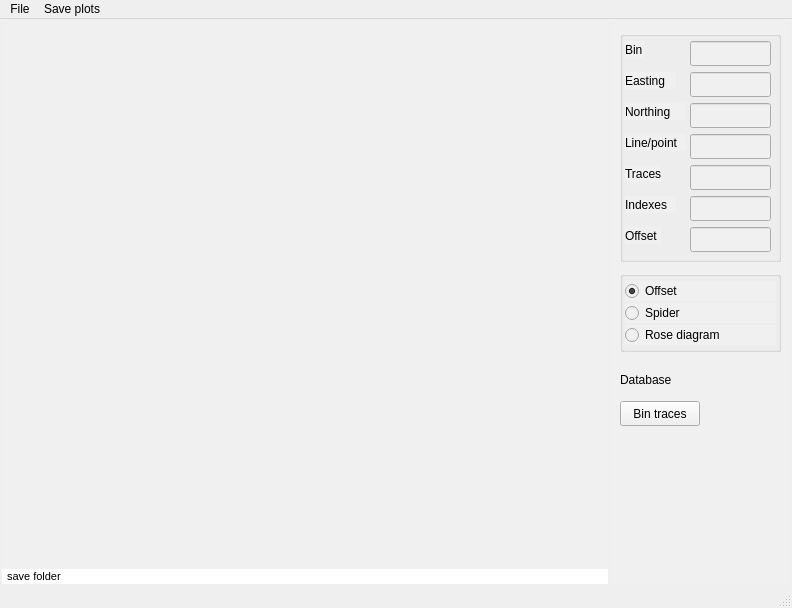
<?xml version="1.0" encoding="UTF-8"?>
<ui version="4.0">
 <class>VpMain</class>
 <widget class="QMainWindow" name="VpMain">
  <property name="geometry">
   <rect>
    <x>0</x>
    <y>0</y>
    <width>792</width>
    <height>608</height>
   </rect>
  </property>
  <property name="sizePolicy">
   <sizepolicy hsizetype="Expanding" vsizetype="Expanding">
    <horstretch>0</horstretch>
    <verstretch>0</verstretch>
   </sizepolicy>
  </property>
  <property name="font">
   <font>
    <pointsize>9</pointsize>
    <italic>false</italic>
   </font>
  </property>
  <property name="windowTitle">
   <string>Seisbins</string>
  </property>
  <widget class="QWidget" name="centralwidget">
   <property name="sizePolicy">
    <sizepolicy hsizetype="Expanding" vsizetype="Expanding">
     <horstretch>0</horstretch>
     <verstretch>0</verstretch>
    </sizepolicy>
   </property>
   <layout class="QHBoxLayout" name="MainLayout">
    <property name="spacing">
     <number>2</number>
    </property>
    <property name="leftMargin">
     <number>2</number>
    </property>
    <property name="topMargin">
     <number>2</number>
    </property>
    <property name="rightMargin">
     <number>2</number>
    </property>
    <property name="bottomMargin">
     <number>2</number>
    </property>
    <item>
     <widget class="QFrame" name="PlotFrame">
      <property name="sizePolicy">
       <sizepolicy hsizetype="Preferred" vsizetype="Preferred">
        <horstretch>0</horstretch>
        <verstretch>1</verstretch>
       </sizepolicy>
      </property>
      <property name="minimumSize">
       <size>
        <width>420</width>
        <height>0</height>
       </size>
      </property>
      <property name="styleSheet">
       <string notr="true">background-color:#F0F0F0</string>
      </property>
      <property name="frameShape">
       <enum>QFrame::NoFrame</enum>
      </property>
      <property name="frameShadow">
       <enum>QFrame::Plain</enum>
      </property>
      <property name="lineWidth">
       <number>1</number>
      </property>
      <property name="midLineWidth">
       <number>0</number>
      </property>
      <layout class="QVBoxLayout" name="LeftLayout" stretch="0,1">
       <property name="spacing">
        <number>0</number>
       </property>
       <property name="leftMargin">
        <number>0</number>
       </property>
       <property name="topMargin">
        <number>0</number>
       </property>
       <property name="rightMargin">
        <number>0</number>
       </property>
       <property name="bottomMargin">
        <number>0</number>
       </property>
       <item>
        <widget class="QStackedWidget" name="StackedPlots">
         <property name="sizePolicy">
          <sizepolicy hsizetype="Expanding" vsizetype="Expanding">
           <horstretch>0</horstretch>
           <verstretch>1</verstretch>
          </sizepolicy>
         </property>
         <widget class="QWidget" name="page_1">
          <layout class="QVBoxLayout" name="PageLayout_01">
           <property name="spacing">
            <number>0</number>
           </property>
           <property name="leftMargin">
            <number>0</number>
           </property>
           <property name="topMargin">
            <number>0</number>
           </property>
           <property name="rightMargin">
            <number>0</number>
           </property>
           <property name="bottomMargin">
            <number>0</number>
           </property>
           <item>
            <layout class="QFormLayout" name="FormLayout_01">
             <property name="horizontalSpacing">
              <number>0</number>
             </property>
             <property name="verticalSpacing">
              <number>0</number>
             </property>
            </layout>
           </item>
          </layout>
         </widget>
         <widget class="QWidget" name="page_2">
          <layout class="QVBoxLayout" name="PageLayout_02">
           <property name="spacing">
            <number>0</number>
           </property>
           <property name="leftMargin">
            <number>0</number>
           </property>
           <property name="topMargin">
            <number>0</number>
           </property>
           <property name="rightMargin">
            <number>0</number>
           </property>
           <property name="bottomMargin">
            <number>0</number>
           </property>
           <item>
            <layout class="QFormLayout" name="FormLayout_02">
             <property name="horizontalSpacing">
              <number>0</number>
             </property>
             <property name="verticalSpacing">
              <number>0</number>
             </property>
            </layout>
           </item>
          </layout>
         </widget>
         <widget class="QWidget" name="page_3">
          <layout class="QVBoxLayout" name="PageLayout_03">
           <property name="spacing">
            <number>0</number>
           </property>
           <property name="leftMargin">
            <number>0</number>
           </property>
           <property name="topMargin">
            <number>0</number>
           </property>
           <property name="rightMargin">
            <number>0</number>
           </property>
           <property name="bottomMargin">
            <number>0</number>
           </property>
           <item>
            <layout class="QFormLayout" name="FormLayout_03">
             <property name="horizontalSpacing">
              <number>0</number>
             </property>
             <property name="verticalSpacing">
              <number>0</number>
             </property>
            </layout>
           </item>
          </layout>
         </widget>
        </widget>
       </item>
       <item>
        <widget class="QLabel" name="SaveFolderLabel">
         <property name="sizePolicy">
          <sizepolicy hsizetype="Preferred" vsizetype="Preferred">
           <horstretch>0</horstretch>
           <verstretch>0</verstretch>
          </sizepolicy>
         </property>
         <property name="maximumSize">
          <size>
           <width>16777215</width>
           <height>15</height>
          </size>
         </property>
         <property name="baseSize">
          <size>
           <width>0</width>
           <height>0</height>
          </size>
         </property>
         <property name="font">
          <font>
           <pointsize>8</pointsize>
          </font>
         </property>
         <property name="styleSheet">
          <string notr="true">background-color: white</string>
         </property>
         <property name="text">
          <string>save folder</string>
         </property>
         <property name="wordWrap">
          <bool>true</bool>
         </property>
         <property name="indent">
          <number>5</number>
         </property>
        </widget>
       </item>
      </layout>
     </widget>
    </item>
    <item>
     <widget class="QFrame" name="ControlFrame">
      <property name="sizePolicy">
       <sizepolicy hsizetype="Preferred" vsizetype="Expanding">
        <horstretch>0</horstretch>
        <verstretch>0</verstretch>
       </sizepolicy>
      </property>
      <property name="minimumSize">
       <size>
        <width>180</width>
        <height>430</height>
       </size>
      </property>
      <property name="styleSheet">
       <string notr="true">background-color: #F0F0F0</string>
      </property>
      <property name="frameShape">
       <enum>QFrame::NoFrame</enum>
      </property>
      <property name="frameShadow">
       <enum>QFrame::Plain</enum>
      </property>
      <property name="lineWidth">
       <number>1</number>
      </property>
      <property name="midLineWidth">
       <number>0</number>
      </property>
      <widget class="QGroupBox" name="PlotTypeBox">
       <property name="geometry">
        <rect>
         <x>10</x>
         <y>250</y>
         <width>161</width>
         <height>81</height>
        </rect>
       </property>
       <property name="title">
        <string/>
       </property>
       <layout class="QVBoxLayout" name="PlotTypeLayout">
        <property name="spacing">
         <number>0</number>
        </property>
        <property name="leftMargin">
         <number>2</number>
        </property>
        <property name="topMargin">
         <number>2</number>
        </property>
        <property name="rightMargin">
         <number>2</number>
        </property>
        <property name="bottomMargin">
         <number>2</number>
        </property>
        <item>
         <widget class="QRadioButton" name="RB_Type_01">
          <property name="text">
           <string>Offset</string>
          </property>
          <property name="checked">
           <bool>true</bool>
          </property>
         </widget>
        </item>
        <item>
         <widget class="QRadioButton" name="RB_Type_02">
          <property name="text">
           <string>Spider</string>
          </property>
         </widget>
        </item>
        <item>
         <widget class="QRadioButton" name="RB_Type_03">
          <property name="text">
           <string>Rose diagram</string>
          </property>
         </widget>
        </item>
       </layout>
      </widget>
      <widget class="QLabel" name="DbLabel">
       <property name="geometry">
        <rect>
         <x>10</x>
         <y>350</y>
         <width>151</width>
         <height>17</height>
        </rect>
       </property>
       <property name="text">
        <string>Database</string>
       </property>
       <property name="wordWrap">
        <bool>true</bool>
       </property>
      </widget>
      <widget class="QPushButton" name="BinButton">
       <property name="geometry">
        <rect>
         <x>10</x>
         <y>380</y>
         <width>80</width>
         <height>25</height>
        </rect>
       </property>
       <property name="text">
        <string>Bin traces</string>
       </property>
      </widget>
      <widget class="QGroupBox" name="EditBox">
       <property name="geometry">
        <rect>
         <x>10</x>
         <y>10</y>
         <width>161</width>
         <height>231</height>
        </rect>
       </property>
       <property name="title">
        <string/>
       </property>
       <widget class="QLineEdit" name="LineEdit_06">
        <property name="geometry">
         <rect>
          <x>70</x>
          <y>165</y>
          <width>81</width>
          <height>25</height>
         </rect>
        </property>
       </widget>
       <widget class="QLineEdit" name="LineEdit_05">
        <property name="geometry">
         <rect>
          <x>70</x>
          <y>134</y>
          <width>81</width>
          <height>25</height>
         </rect>
        </property>
        <property name="readOnly">
         <bool>true</bool>
        </property>
       </widget>
       <widget class="QLabel" name="Label_02">
        <property name="geometry">
         <rect>
          <x>5</x>
          <y>41</y>
          <width>51</width>
          <height>17</height>
         </rect>
        </property>
        <property name="text">
         <string>Easting</string>
        </property>
       </widget>
       <widget class="QLabel" name="Label_04">
        <property name="geometry">
         <rect>
          <x>5</x>
          <y>103</y>
          <width>61</width>
          <height>17</height>
         </rect>
        </property>
        <property name="text">
         <string>Line/point</string>
        </property>
       </widget>
       <widget class="QLineEdit" name="LineEdit_03">
        <property name="geometry">
         <rect>
          <x>70</x>
          <y>72</y>
          <width>81</width>
          <height>25</height>
         </rect>
        </property>
        <property name="readOnly">
         <bool>true</bool>
        </property>
       </widget>
       <widget class="QLabel" name="Label_03">
        <property name="geometry">
         <rect>
          <x>5</x>
          <y>72</y>
          <width>61</width>
          <height>17</height>
         </rect>
        </property>
        <property name="text">
         <string>Northing</string>
        </property>
       </widget>
       <widget class="QLineEdit" name="LineEdit_07">
        <property name="geometry">
         <rect>
          <x>70</x>
          <y>196</y>
          <width>81</width>
          <height>25</height>
         </rect>
        </property>
       </widget>
       <widget class="QLineEdit" name="LineEdit_02">
        <property name="geometry">
         <rect>
          <x>70</x>
          <y>41</y>
          <width>81</width>
          <height>25</height>
         </rect>
        </property>
        <property name="readOnly">
         <bool>true</bool>
        </property>
       </widget>
       <widget class="QLabel" name="Label_05">
        <property name="geometry">
         <rect>
          <x>5</x>
          <y>134</y>
          <width>36</width>
          <height>17</height>
         </rect>
        </property>
        <property name="text">
         <string>Traces</string>
        </property>
       </widget>
       <widget class="QLabel" name="Label_07">
        <property name="geometry">
         <rect>
          <x>5</x>
          <y>196</y>
          <width>36</width>
          <height>17</height>
         </rect>
        </property>
        <property name="text">
         <string>Offset</string>
        </property>
       </widget>
       <widget class="QLabel" name="Label_06">
        <property name="geometry">
         <rect>
          <x>5</x>
          <y>165</y>
          <width>51</width>
          <height>17</height>
         </rect>
        </property>
        <property name="text">
         <string>Indexes</string>
        </property>
       </widget>
       <widget class="QLabel" name="Label_01">
        <property name="geometry">
         <rect>
          <x>5</x>
          <y>10</y>
          <width>19</width>
          <height>17</height>
         </rect>
        </property>
        <property name="text">
         <string>Bin</string>
        </property>
       </widget>
       <widget class="QLineEdit" name="LineEdit_04">
        <property name="geometry">
         <rect>
          <x>70</x>
          <y>103</y>
          <width>81</width>
          <height>25</height>
         </rect>
        </property>
        <property name="readOnly">
         <bool>true</bool>
        </property>
       </widget>
       <widget class="QLineEdit" name="LineEdit_01">
        <property name="geometry">
         <rect>
          <x>70</x>
          <y>10</y>
          <width>81</width>
          <height>25</height>
         </rect>
        </property>
        <property name="readOnly">
         <bool>false</bool>
        </property>
       </widget>
      </widget>
     </widget>
    </item>
   </layout>
  </widget>
  <widget class="QMenuBar" name="menubar">
   <property name="geometry">
    <rect>
     <x>0</x>
     <y>0</y>
     <width>792</width>
     <height>22</height>
    </rect>
   </property>
   <widget class="QMenu" name="menuFile">
    <property name="title">
     <string>File</string>
    </property>
    <addaction name="ActionQuit"/>
   </widget>
   <widget class="QMenu" name="menuSave_plots">
    <property name="title">
     <string>Save plots</string>
    </property>
    <addaction name="ActionSaveFolder"/>
    <addaction name="separator"/>
    <addaction name="ActionSave"/>
   </widget>
   <addaction name="menuFile"/>
   <addaction name="menuSave_plots"/>
  </widget>
  <widget class="QStatusBar" name="statusbar"/>
  <action name="ActionQuit">
   <property name="text">
    <string>Quit</string>
   </property>
  </action>
  <action name="ActionSelectDatabase">
   <property name="text">
    <string>Select database</string>
   </property>
  </action>
  <action name="ActionDefaultDatabase">
   <property name="text">
    <string>Default database</string>
   </property>
  </action>
  <action name="ActionSave">
   <property name="text">
    <string>Save</string>
   </property>
  </action>
  <action name="ActionSaveType_01">
   <property name="text">
    <string>VP attributes</string>
   </property>
  </action>
  <action name="ActionSaveType_02">
   <property name="text">
    <string>VP histograms</string>
   </property>
  </action>
  <action name="ActionSaveType_03">
   <property name="text">
    <string>VP error bars</string>
   </property>
  </action>
  <action name="ActionSaveType_04">
   <property name="text">
    <string>Vib activity (all)</string>
   </property>
  </action>
  <action name="ActionSaveType_05">
   <property name="text">
    <string>Vib activity (each)</string>
   </property>
  </action>
  <action name="ActionSaveFolder">
   <property name="text">
    <string>Destination folder</string>
   </property>
  </action>
  <action name="ActionSaveType_06">
   <property name="text">
    <string>Node attributes</string>
   </property>
  </action>
 </widget>
 <tabstops>
  <tabstop>RB_Type_01</tabstop>
  <tabstop>RB_Type_02</tabstop>
  <tabstop>RB_Type_03</tabstop>
 </tabstops>
 <resources/>
 <connections/>
</ui>
